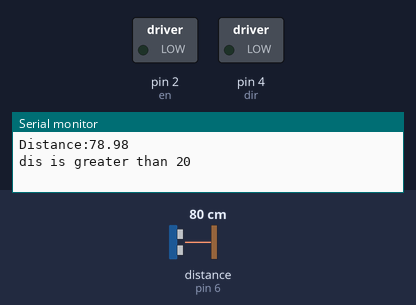
Simulated run of this sketch. Board: Arduino Uno, built with avr-gcc and run on an emulated ATmega328P. Parts: switched loads named in the sketch (green lamp = pin HIGH), the last lines printed to the serial monitor. Wiring (inferred from the names in the program): ultrasonic range finder: trigger pin 5; echo pin 6. The inputs (shaded band) are chosen by the test bench; at power-on: distance to the obstacle (sensor on pin 6) 80 cm. The echo pulse lasts 58.3 µs per cm; pins used as bus, display or sensor lines are not drawn.

Above: at 5.2 s.
5.3 s: distance to the obstacle (sensor on pin 6) set to 27 cm
11.1 s: distance to the obstacle (sensor on pin 6) set to 21 cm
At 15.5 s:
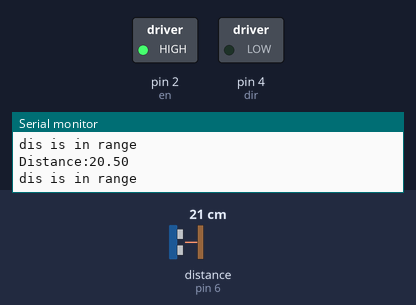
16.9 s: distance to the obstacle (sensor on pin 6) set to 18 cm
At 18.0 s:
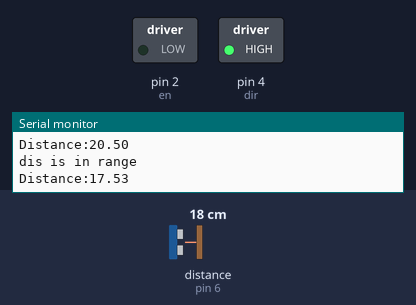
22.7 s: distance to the obstacle (sensor on pin 6) set to 23 cm
At 28.7 s:
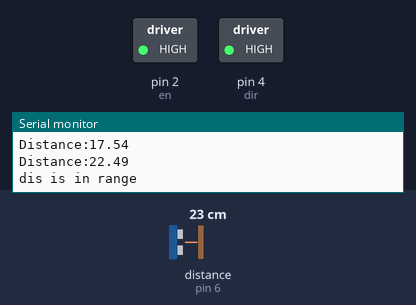
29.2 s: distance to the obstacle (sensor on pin 6) set to 2 cm
At 30.4 s:
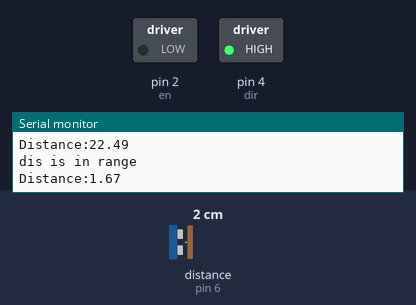
35.0 s: distance to the obstacle (sensor on pin 6) set to 35 cm
At 41.0 s:
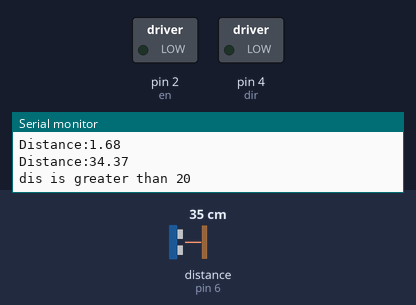
Timing chart, 0 to 42.5 s (numbered marks = the images above; inputs shaded):
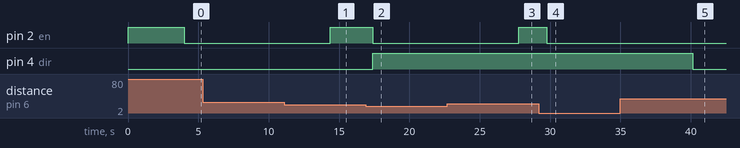

Measured:
- the behaviour switches between 25 and 24 cm on distance to the obstacle (sensor on pin 6) (found by bisection; images 0 and 1)
- the behaviour switches between 21 and 20 cm on distance to the obstacle (sensor on pin 6) (found by bisection; images 1 and 2)
- after the input at 11.1 s, pin 2 (en): LOW → HIGH after 3.3 s
- after the input at 16.9 s, pin 2 (en): HIGH → LOW after 0.49 s; pin 4 (dir): LOW → HIGH after 0.49 s
- after the input at 22.7 s, pin 2 (en): LOW → HIGH after 5.1 s
- after the input at 29.2 s, pin 2 (en): HIGH → LOW after 0.57 s
- after the input at 35.0 s, pin 4 (dir): HIGH → LOW after 5.1 s

The sketch:

sketch_jul21a.ino
```cpp
int dir=4;
int en=2;
int steps=3;
int steps_total=20000;
int delay_between_steps=100;
int trigPin=5;
int echoPin=6;
float duration, distance;
float dis;
int direction_state;

void setup() {
  // put your setup code here, to run once:
  pinMode(dir, OUTPUT);
  pinMode(en, OUTPUT);
  pinMode(steps, OUTPUT);
  digitalWrite(en, HIGH);
 // digitalWrite(dir, HIGH);

  pinMode(trigPin, OUTPUT);
  pinMode(echoPin, INPUT);
  Serial.begin(9600);
  delay(4000);
}

void loop() {
  // put your main code here, to run repeatedly:
  dis = sensor();
  if(dis<20){
  //  Serial.println("dis is less than 16");
    direction_state=1;
    digitalWrite(en, LOW);
    digitalWrite(dir, HIGH);
    steppermotor();
  }
  else if (dis > 24){
    Serial.println("dis is greater than 20");
    direction_state=2;
    digitalWrite(en, LOW);
    digitalWrite(dir, LOW);
    steppermotor();
  }
  else{
    Serial.println("dis is in range");
    direction_state=3;
    digitalWrite(en, HIGH);
  }
  delay(1000);
}

float sensor(){
  digitalWrite(trigPin, LOW);
  delayMicroseconds(2);
  digitalWrite(trigPin, HIGH);
  delayMicroseconds(10);
  digitalWrite(trigPin, LOW);

  duration = pulseIn(echoPin, HIGH);
  distance = ((duration*340)/2)/10000;
  Serial.print("Distance:");
  Serial.println(distance);
  return distance;
}

void steppermotor(){
    for(int i=0; i<steps_total; i++){
    digitalWrite(steps, HIGH);
    delayMicroseconds(delay_between_steps);
    digitalWrite(steps, LOW);
    delayMicroseconds(delay_between_steps);
  }
  //delayMicroseconds(10);
  //delay(1000);
}
```
